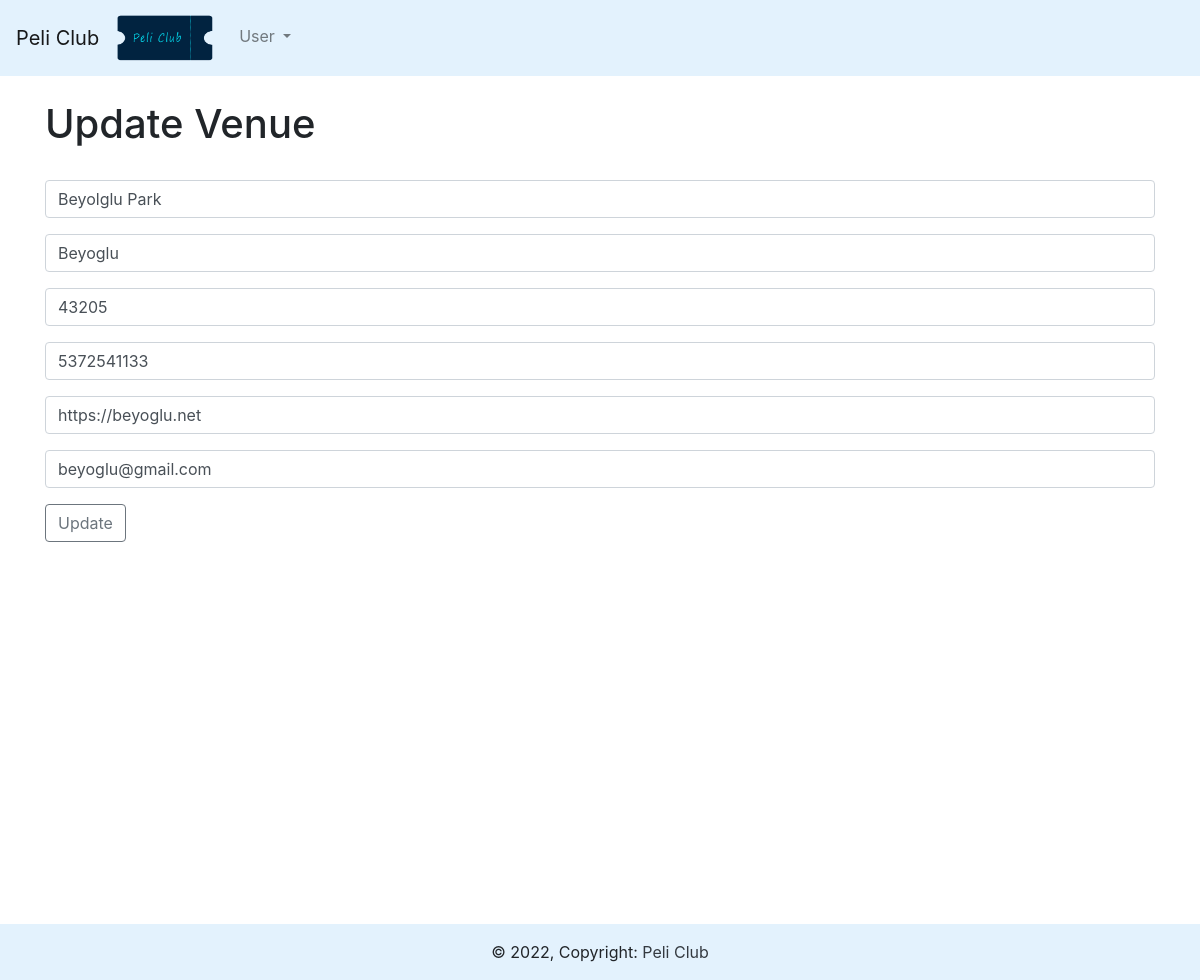
Screenshot of /update_venue/26 with the database file from the repository.
### movies/models.py (models this page shows, shortened)
class Venue(models.Model):
  name= models.CharField('Venue Name', max_length=120)
  address=models.CharField(max_length=300)
  zip_code=models.CharField('Zip Code', max_length=15)
  phone=models.CharField('Contact phone', max_length=25, blank=True)
  web=models.URLField('Website Address', max_length=120)
  email_address= models.EmailField('Email Address', blank=True)

### movies/views.py (the view)
# urls.py: path('update_venue/<venue_id>', views.update_venue, name='update-venue'),
def update_venue(request, venue_id):
   venue = Venue.objects.get(pk=venue_id)
   form = VenueForm(request.POST or None, instance=venue)
   if form.is_valid():
      form.save()
      return redirect('list-venues')
   return render(request, 'movies/update_venue.html',
    {'venue':venue,
    'form': form})

### movies/forms.py
class VenueForm(ModelForm):
  class Meta:
    model= Venue
    fields= ('name','address','zip_code','phone','web','email_address')
    labels ={
      'name':'',
      'address':'',
      'zip_code':'',
      'phone':'',
      'web':'',
      'email_address':'',
    }
    widgets ={
      'name': forms.TextInput(attrs={'class':'form-control', 'placeholder':'Name'}),
      'address':forms.TextInput(attrs={'class':'form-control','placeholder':'Address'}),
      'zip_code':forms.TextInput(attrs={'class':'form-control', 'placeholder':'Zip Code'}),
      'phone':forms.TextInput(attrs={'class':'form-control', 'placeholder':'Phone'}),
      'web':forms.TextInput(attrs={'class':'form-control', 'placeholder':'Web Site'}),
      'email_address':forms.EmailInput(attrs={'class':'form-control','placeholder':'Email' }),
    }

### movies/templates/movies/update_venue.html (shortened to what this page needs)
{% extends 'movies/base.html' %}
{% block content %}
  <h1>Update Venue </h1>
  <form action="" method=POST>
    {{form.as_p}}
     <input type="submit" value="Update" class="btn btn-outline-secondary " >
 </form>
  {% endblock %}

### rows the page displays
Venue: name "Beyolglu Park", address "Beyoglu", zip_code "43205", phone "5372541133", web "https://beyoglu.net", email_address "beyoglu@gmail.com"
